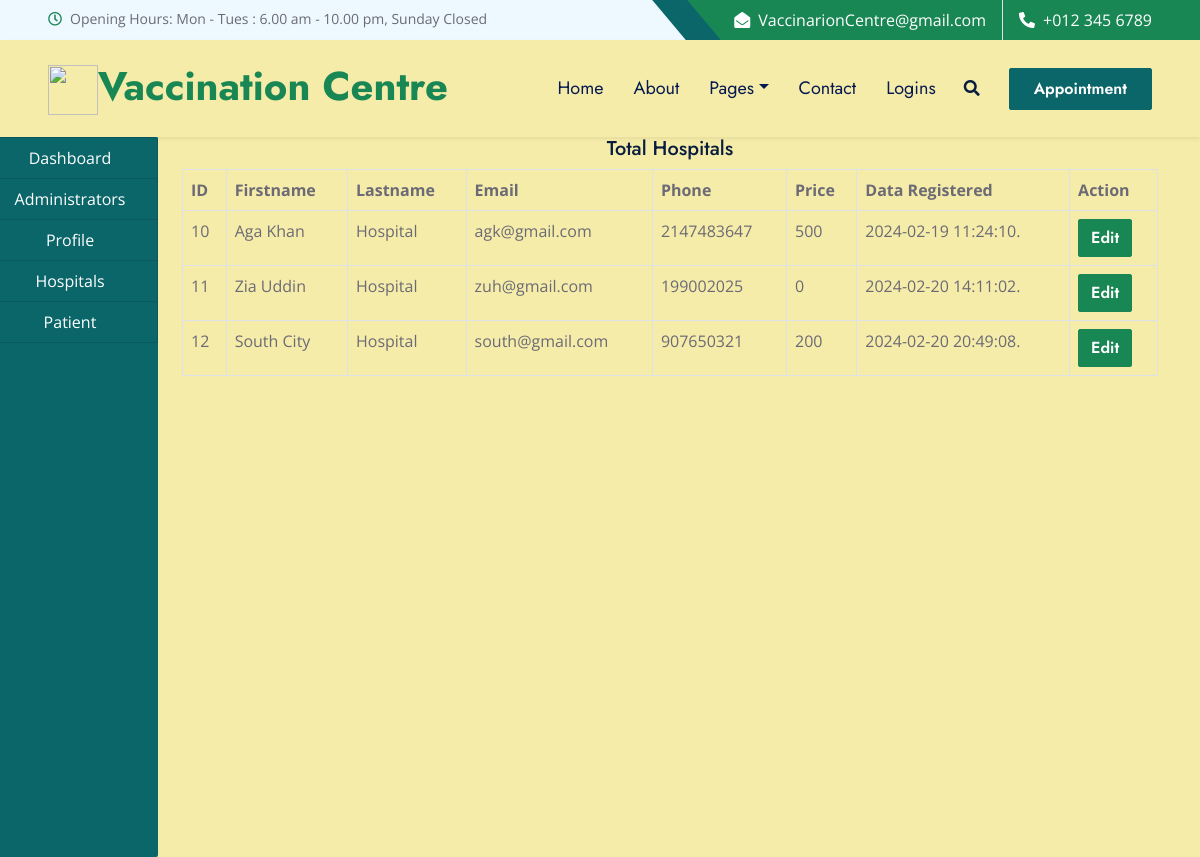
Screenshot of /admin/hospital.php with the database file from the repository.
### tables this page shows
CREATE TABLE `hospitals` (
  `id` int(50) NOT NULL,
  `firstname` varchar(50) NOT NULL,
  `lastname` varchar(50) NOT NULL,
  `email` varchar(50) NOT NULL,
  `password` varchar(50) NOT NULL,
  `price` int(50) NOT NULL,
  `data_reg` varchar(50) NOT NULL,
  `status` varchar(50) NOT NULL,
  `profile` varchar(50) NOT NULL,
  `phonenumber` int(255) DEFAULT NULL
);

### admin/hospital.php (the view, shortened to what this page needs)
<!DOCTYPE html>
<html lang="en">
<head>
    <link href="https://cdnjs.cloudflare.com/ajax/libs/font-awesome/5.10.0/css/all.min.css" rel="stylesheet">
    <link href="https://cdn.jsdelivr.net/npm/bootstrap-icons@1.4.1/font/bootstrap-icons.css" rel="stylesheet">
    <link href="../assets/lib/owlcarousel/assets/owl.carousel.min.css" rel="stylesheet">
    <link href="../assets/lib/animate/animate.min.css" rel="stylesheet">
    <link href="../assets/lib/tempusdominus/css/tempusdominus-bootstrap-4.min.css" rel="stylesheet" />
    <link href="../assets/lib/twentytwenty/twentytwenty.css" rel="stylesheet" />
    <link href="../assets/css/bootstrap.min.css" rel="stylesheet">
    <link href="../assets/css/style.css" rel="stylesheet">
</head>
<body>
    <?php
    include ("../include/header.php");
    include ("../include/connection.php");
?>
<div class="container-fluid">
    <div class="col-md-12">
        <div class="row">
            <div class="col-md-2" style="margin-left: -30px;">
                <?php
                include("sidenav.php");
                ?>
            </div>
            <div class="col-md-10">
                <h5 class="text-center">Total Hospitals</h5>
                <?php
            $query = "SELECT * FROM hospitals WHERE status='Approved' ORDER BY data_reg ASC";
$res = mysqli_query($connect,$query);
$output = "
<table class='table table-bordered'>
<tr>
<th>ID</th>
<th>Firstname</th>
<th>Lastname</th>
<th>Email</th>
<th>Phone</th>
<th>Price</th>
<th>Data Registered</th>
<th>Action</th>
</tr>
";
while ($row = mysqli_fetch_array($res)) {
    $output .= "
    <tr>
        <td>".$row['id']."</td>
        <td>".$row['firstname']."</td>
        <td>".$row['lastname']."</td>
        <td>".$row['email']."</td>
        <td>".$row['phonenumber']."</td>
        <td>".$row['price']."</td>
        <td>".$row['data_reg'].".</td>
        <td>
        <a href='edit.php?id=".$row['id']."'>
        <button class='btn btn-success'>Edit</button>
        </a>
        </td>
    ";
}
$output .="
</tr>
</table>";
echo $output;
?>
            </div>
        </div>
    </div>
</div>
</body>
</html>

### assets/css/style.css (style rules this page uses)
:root { --primary: #0B666A; --secondary: #F57E57; --light: #F6ECA9; --dark: #071952; }
h5, h6, .font-weight-medium { font-weight: 500 !important; }
.btn { font-family: 'Jost', sans-serif; font-weight: 600; transition: .5s; }

### rows the page displays
hospitals: id "10", firstname "Aga Khan", lastname "Hospital", email "agk@gmail.com", phonenumber "2147483647", price "500", data_reg "2024-02-19 11:24:10"
hospitals: id "11", firstname "Zia Uddin", lastname "Hospital", email "zuh@gmail.com", phonenumber "199002025", price "0", data_reg "2024-02-20 14:11:02"
hospitals: id "12", firstname "South City", lastname "Hospital", email "south@gmail.com", phonenumber "907650321", price "200", data_reg "2024-02-20 20:49:08"
